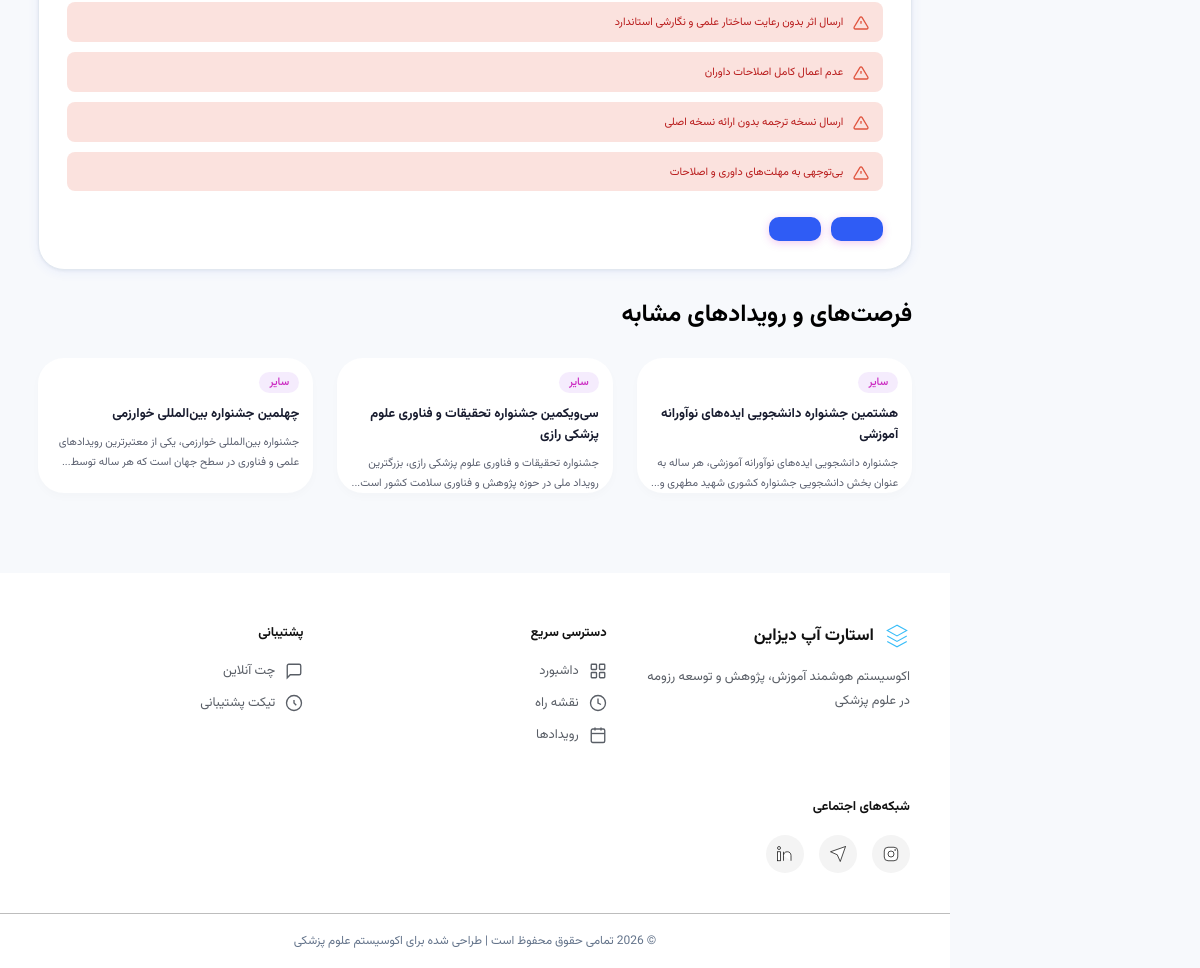
Page /events/jihad-daneshgahi-book-publication-guide/ (lower part) on the earlier database version.
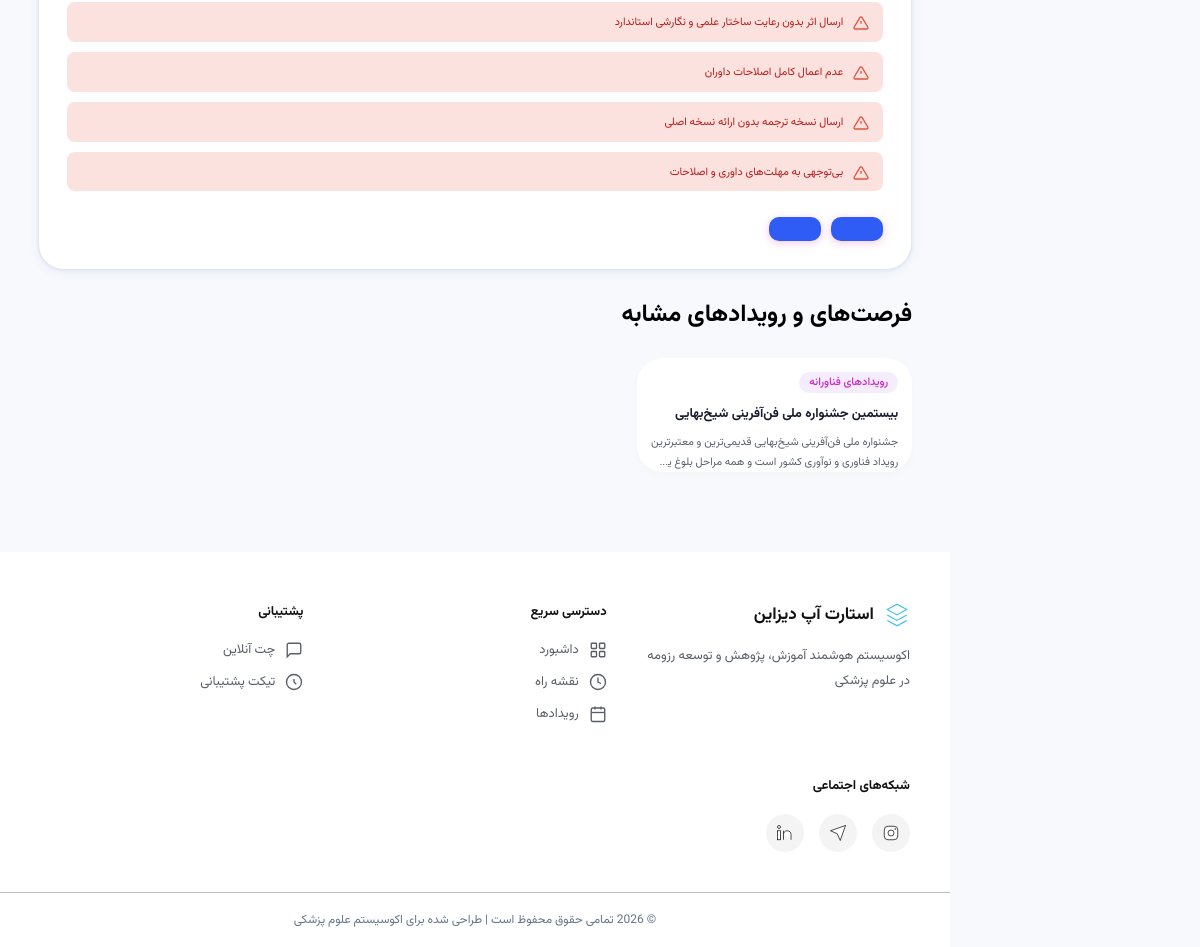
Same page on the later database version.
### event_hub/models.py (models this page shows, shortened)
class Event(models.Model):
    CATEGORY = [
        ('سایر', 'سایر'),
        ('جشنواره ها', 'جشنواره ها'),
        ('المپیادهای علمی', 'المپیادهای علمی'),
        ('برنامه های نخبگانی', 'برنامه های نخبگانی'),
        ('رویدادهای پژوهشی', 'رویدادهای پژوهشی'),
        ('رویدادهای فناورانه', 'رویدادهای فناورانه'),
        ('فرصت های بین المللی', 'فرصت های بین المللی'),
    ]
    category = models.CharField('دسته بندی', max_length=20, choices=CATEGORY, blank=True, default='سایر')
    title = models.CharField('عنوان رویداد', max_length=300)
    slug = models.SlugField('اسلاگ', unique=True)
    section = models.CharField('بخش', max_length=100, blank=True)
    short_description = models.TextField('توضیح کوتاه', blank=True)
    compiler = models.CharField('تهیه‌کننده', max_length=200, blank=True)
    audience = models.JSONField('مخاطبان', default=list, blank=True)
    goal = models.TextField('هدف', blank=True)
    resume_impact = models.CharField('اثر در رزومه', max_length=50, blank=True)
    activity_type = models.CharField('نوع فعالیت', max_length=200, blank=True)
    activity_level = models.CharField('سطح فعالیت', max_length=200, blank=True)
    difficulty = models.CharField('سطح دشواری', max_length=50, blank=True)
    main_advantage = models.TextField('مزیت اصلی', blank=True)
    suitable_for = models.TextField('مناسب برای', blank=True)
    required_time = models.CharField('زمان موردنیاز', max_length=200, blank=True)
    intro = models.TextField('معرفی کامل', blank=True)
    research_audiences = models.JSONField('مخاطبان پژوهشی', default=list, blank=True)
    skills_learned = models.JSONField('مهارت‌های آموخته‌شده', default=list, blank=True)
    completion_steps = models.JSONField('مراحل تکمیل', default=list, blank=True)
    terms_and_conditions = models.JSONField('شرایط و ضوابط', default=list, blank=True)
    benefits = models.JSONField('مزایا', default=dict, blank=True)
    common_mistakes = models.JSONField('اشتباهات رایج', default=list, blank=True)
    practical_recommendations = models.JSONField('توصیه‌های کاربردی', default=list, blank=True)
    similar_opportunities = models.JSONField('فرصت‌های مشابه', default=list, blank=True)
    inline_cta_buttons = models.JSONField('دکمه‌های میان‌خطی', default=list, blank=True)
    page_cta_buttons = models.JSONField('دکمه‌های صفحه', default=list, blank=True)
    created_at = models.DateTimeField(auto_now_add=True)
    updated_at = models.DateTimeField(auto_now=True)
    class Meta:
        verbose_name = 'رویداد'
        verbose_name_plural = 'رویدادها'
        ordering = ['title']

### event_hub/views.py (the view)
# urls.py: path('<slug:slug>/', views.event_detail, name='event_detail'),
def event_detail(request, slug):
    event = get_object_or_404(Event, slug=slug)
    related_events = (
        Event.objects.filter(category=event.category)
        .exclude(pk=event.pk)
        .order_by('-created_at')[:3]
    )
    context = {
        'event': event,
        'related_events': related_events,
    }
    return render(request, 'event_hub/event_detail.html', context)

### templates/event_hub/event_detail.html (shortened to what this page needs)
{% extends 'base.html' %}
{% load static %}
{% block extra_css %}
<link rel="stylesheet" href="{% static 'css/event.css' %}">
{% endblock %}
{% block content %}
<div class="eh-detail-page">
    <div class="eh-detail-body">
        {% if event.common_mistakes %}
        <section class="eh-detail-block" id="eh-mistakes">
            <ul class="eh-mistakes-list">
                {% for mistake in event.common_mistakes %}
                <li>
                    <svg width="16" height="16" viewBox="0 0 24 24" fill="none" stroke="currentColor" stroke-width="2">
                        <path d="M10.29 3.86 1.82 18a2 2 0 0 0 1.71 3h16.94a2 2 0 0 0 1.71-3L13.71 3.86a2 2 0 0 0-3.42 0z" />
                        <line x1="12" y1="9" x2="12" y2="13" /><line x1="12" y1="17" x2="12.01" y2="17" />
                    </svg>
                    {{ mistake }}
                </li>
                {% endfor %}
            </ul>
        </section>
        {% endif %}
        {% if event.page_cta_buttons %}
        <section class="eh-detail-block">
            <div class="eh-cta-row">
                {% for btn in event.page_cta_buttons %}
                <a href="{{ btn.url|default:'#' }}" class="eh-cta-btn" target="_blank" rel="noopener">{{ btn.label }}</a>
                {% endfor %}
            </div>
        </section>
        {% endif %}
    </div>
    {% if event.similar_opportunities or related_events %}
    <section class="eh-related" id="eh-related">
        <h2>فرصت‌های و رویدادهای مشابه</h2>
        <div class="eh-related-grid">
            {% for rel in related_events %}
            <article class="eh-card">
                <a class="eh-card-a" href="{% url 'event_hub:event_detail' rel.slug %}">
                    <div class="eh-card-top">
                        <span class="tag tag-md tag-purple">{{ rel.get_category_display }}</span>
                    </div>
                    <div class="eh-card-body">
                        <div class="eh-card-title">{{ rel.title }}</div>
                        <div class="eh-card-desc">{{ rel.short_description }}</div>
                    </div>
                </a>
            </article>
            {% endfor %}
        </div>
    </section>
    {% endif %}
</div>
{% endblock %}

Differences in the rows shown:
no longer on this page (row unchanged): Event: category "سایر", title "هشتمین جشنواره دانشجویی ایده‌های نوآورانه آموزشی", short_description "جشنواره دانشجویی ایده‌های نوآورانه آموزشی، هر ساله به عنوان بخش دانشجویی جشنواره کشوری شهید مطهری…"
no longer on this page (row unchanged): Event: category "سایر", title "سی‌ویکمین جشنواره تحقیقات و فناوری علوم پزشکی رازی", short_description "جشنواره تحقیقات و فناوری علوم پزشکی رازی، بزرگترین رویداد ملی در حوزه پژوهش و فناوری سلامت کشور…"
no longer on this page (row unchanged): Event: category "سایر", title "چهلمین جشنواره بین‌المللی خوارزمی", short_description "جشنواره بین‌المللی خوارزمی، یکی از معتبرترین رویدادهای علمی و فناوری در سطح جهان است که هر ساله…"
now on this page (row edited): Event: category "رویدادهای فناورانه", title "بیستمین جشنواره ملی فن‌آفرینی شیخ‌بهایی", short_description "جشنواره ملی فن‌آفرینی شیخ‌بهایی قدیمی‌ترین و معتبرترین رویداد فناوری و نوآوری کشور است و همه مراحل بلوغ…"
